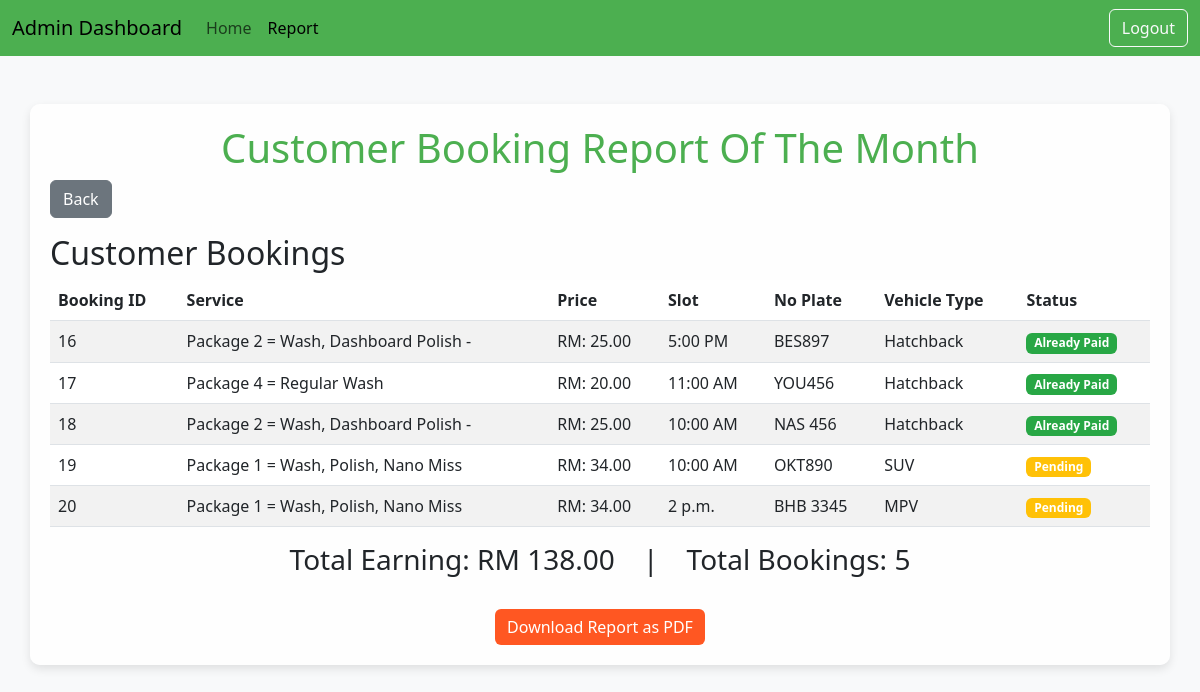
/report/ (signed in), run on the app's committed database.
### carwash/models.py (models this page shows)
class Booking(models.Model):
    booking_id = models.AutoField(primary_key=True)
    customer = models.ForeignKey(User, on_delete=models.CASCADE)
    service = models.ForeignKey(Service, on_delete=models.CASCADE)
    vehicle_type = models.CharField(null=True,max_length=20)
    no_plate = models.CharField(max_length=15,null=True,blank=True)
    no_phone = models.CharField(max_length=100,null=True,blank=True)
    slot = models.CharField(null=True, max_length=50)
    status = models.CharField(max_length=100,default="Not yet")
    payment_status = models.BooleanField(default=False)
    payment_proof = models.FileField(upload_to='payment_receipts/', null=True, blank=True)

class Service(models.Model):
    service_id = models.AutoField(primary_key=True)
    service_name = models.CharField(max_length=100)
    price = models.DecimalField(max_digits=10, decimal_places=2)

### carwash/views.py (the view)
# urls.py: path('report/', views.reportBooking, name='reportBooking'),
def reportBooking(request):
    bookings = Booking.objects.all()  # Assuming you have a Booking model
    total_price = sum([booking.service.price for booking in bookings])  # Calculate total price
    total_booking = bookings.count()  # Count the total number of bookings
    context = {
        'bookings': bookings,
        'Allservices': Service.objects.all(),  # Assuming you have a Service model
        'total_price': total_price,
        'total_booking': total_booking,  # Pass the total number of bookings to the template
    }
    return render(request, 'carwash/reportBooking.html', context)

### carwash/templates/carwash/reportBooking.html (shortened to what this page needs)
<!DOCTYPE html>
<html lang="en">
<head>
    <link href="https://cdn.jsdelivr.net/npm/bootstrap@5.3.0-alpha3/dist/css/bootstrap.min.css" rel="stylesheet">
</head>
<body>
    <nav class="navbar navbar-expand-lg">
        <div class="container-fluid">
            <a class="navbar-brand" href="#">Admin Dashboard</a>
            <div class="collapse navbar-collapse" id="navbarNav">
                <ul class="navbar-nav me-auto mb-2 mb-lg-0">
                    <li class="nav-item">
                        <a class="nav-link" href="{% url 'adminMain' user_id=request.user.id %}">Home</a>
                    </li>
                    <li class="nav-item">
                        <a class="nav-link active" href="{% url 'reportBooking' %}">Report</a>
                    </li>
                </ul>
                <a class="btn btn-outline-light" href="{% url 'logout' %}">Logout</a>
            </div>
        </div>
    </nav>
    <div class="container mt-5">
        <h1 class="text-center">Customer Booking Report Of The Month</h1>
        <div class="mb-3">
            <button class="btn btn-secondary" onclick="history.back()">Back</button>
        </div>
        <h2>Customer Bookings</h2>
        <table class="table table-striped">
            <thead>
                <tr>
                    <th>Booking ID</th>
                    <th>Service</th>
                    <th>Price</th>
                    <th>Slot</th>
                    <th>No Plate</th>
                    <th>Vehicle Type</th>
                    <th>Status</th>
                </tr>
            </thead>
            <tbody>
                {% if bookings %}
                {% for booking in bookings %}
                <tr>
                    <td>{{ booking.booking_id }}</td>
                    {% for service in Allservices %}
                    {% if service.service_id == booking.service_id %}
                    <td>{{ service.service_name }}</td>
                    <td>RM: {{ service.price }}</td>
                    {% endif %}
                    {% endfor %}
                    <td>{{ booking.slot }}</td>
                    <td>{{ booking.no_plate }}</td>
                    <td>{{ booking.vehicle_type }}</td>
                    <td>
                        <span
                            class="badge {% if booking.payment_status %}badge-success{% else %}badge-warning{% endif %}">
                            {% if booking.payment_status %}Already Paid{% else %}Pending{% endif %}
                        </span>
                    </td>
                </tr>
                {% endfor %}
                {% else %}
                <tr>
                    <td colspan="7" class="text-center">No bookings available.</td>
                </tr>
                {% endif %}
            </tbody>
        </table>
        <div class="text-center">
            <h3 class="d-inline-block">Total Earning: RM {{ total_price }}</h3>
            <h3 class="d-inline-block mx-4">|</h3>
            <h3 class="d-inline-block">Total Bookings: {{ total_booking }}</h3>
        </div>
        <div class="text-center mt-4">
            <button class="btn btn-primary" onclick="printReport()">Download Report as PDF</button>
        </div>
    </div>
</body>
</html>

### carwash/templates/carwash/reportBooking.html (style rules this page uses)
:root { --primary-color: #4CAF50; }
body { background-color: #f8f9fa; }
.navbar { background-color: var(--primary-color); }
.container { margin-top: 30px; background-color: rgba(255, 255, 255, 0.9); padding: 20px; border-radius: 10px; box-shadow: 0 4px 10px rgba(0, 0, 0, 0.1); }
.btn-primary { background-color: #FF5722; border: none; }
.text-center { text-align: center; }
h1 { color: var(--primary-color); }
.badge-success { background-color: #28a745; }
.badge-warning { background-color: #ffc107; }

### data on the page
Booking: booking_id "16", slot "5:00 PM", no_plate "BES897", vehicle_type "Hatchback", payment_status "Already Paid"
Service: service_name "Package 2 = Wash, Dashboard Polish -", price "25.00"
Booking: booking_id "17", slot "11:00 AM", no_plate "YOU456", vehicle_type "Hatchback", payment_status "Already Paid"
Service: service_name "Package 4 = Regular Wash", price "20.00"
Booking: booking_id "18", slot "10:00 AM", no_plate "NAS 456", vehicle_type "Hatchback", payment_status "Already Paid"
Booking: booking_id "19", slot "10:00 AM", no_plate "OKT890", vehicle_type "SUV", payment_status "Pending"
Service: service_name "Package 1 = Wash, Polish, Nano Miss", price "34.00"
Booking: booking_id "20", slot "2 p.m.", no_plate "BHB 3345", vehicle_type "MPV", payment_status "Pending"

### other printed values
{{ total_price }} "138.00"
{{ total_booking }} "5"
